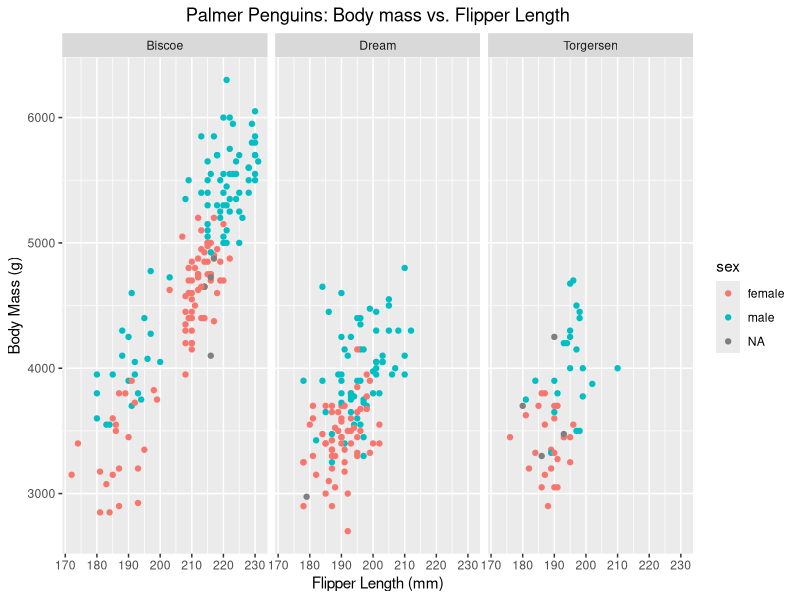

R code for this plot:
## ---- chunk 1
knitr::opts_chunk$set(warning = FALSE, message = FALSE)
## ---- chunk 2
library(ggplot2)
## ---- chunk 3
library(palmerpenguins)
library(dplyr)
sample_n(penguins, 10) # Muestra 10 registros al azar
## ---- chunk 4
ggplot(data = penguins) + 
  geom_point(mapping = aes(x=flipper_length_mm, y = body_mass_g, color = sex)) + 
  facet_wrap(~island) + 
  labs(title = "Palmer Penguins: Body mass vs. Flipper Length",
       x = "Flipper Length (mm)",
       y = "Body Mass (g)") + 
  theme(plot.title = element_text(hjust = 0.5))
